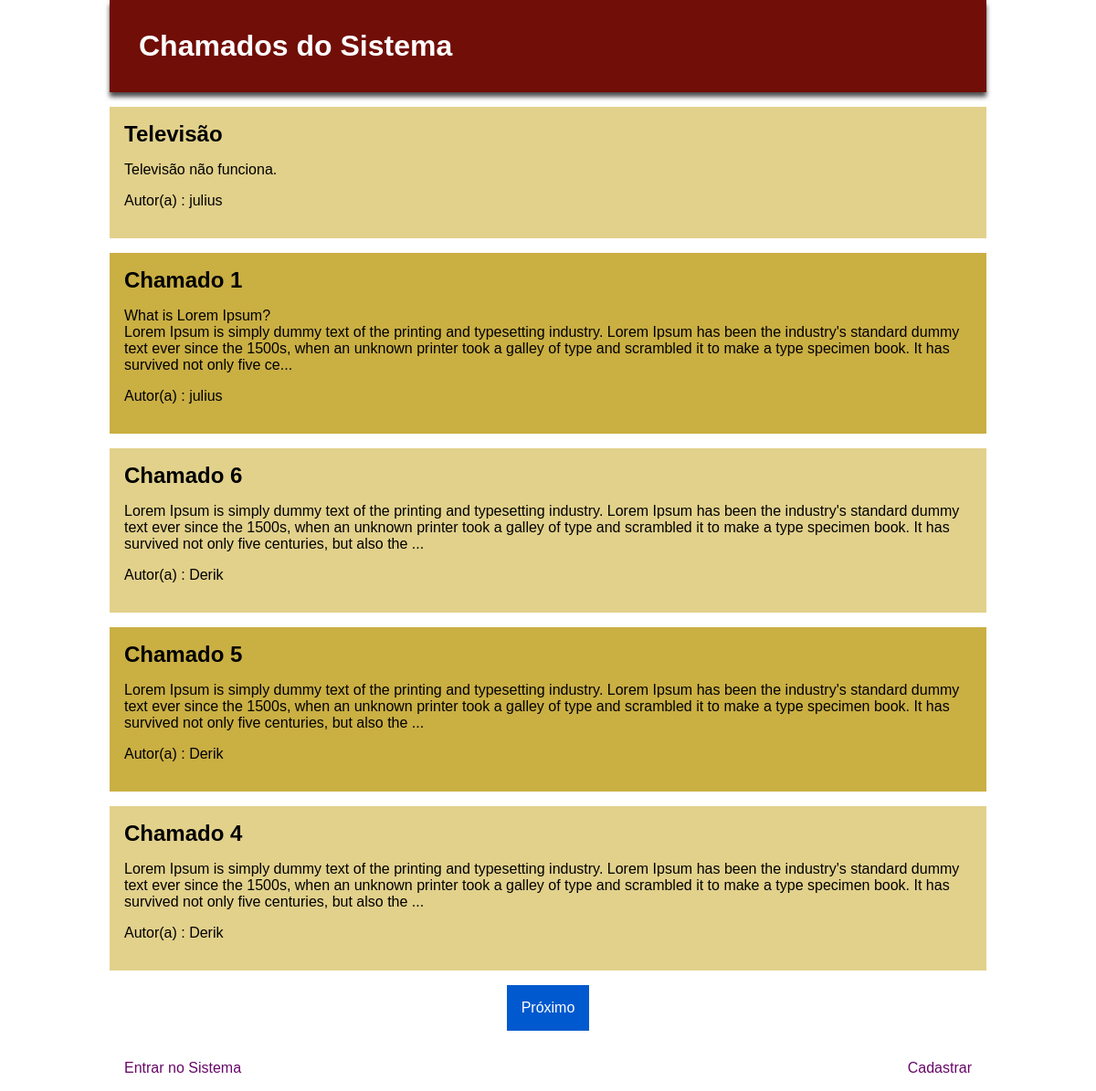
Screenshot of /gerenciador_de_chamados/index.php with the database file from the repository.
### tables this page shows
CREATE TABLE `tbchamado` (
  `id` int(11) NOT NULL,
  `titulo` varchar(150) NOT NULL,
  `texto` text DEFAULT NULL,
  `dt_cadastro` date NOT NULL,
  `dt_previsao_conclusao` date DEFAULT NULL,
  `dt_conclusao` date DEFAULT NULL,
  `status` varchar(5) NOT NULL,
  `categoria_id` int(11) NOT NULL,
  `usuario_id` int(11) NOT NULL
);

CREATE TABLE `tbusuario` (
  `id` int(11) NOT NULL,
  `login` varchar(50) NOT NULL,
  `senha` varchar(100) NOT NULL,
  `nome` varchar(50) NOT NULL,
  `perfil` varchar(5) NOT NULL
);

### gerenciador_de_chamados/util/funcao.php (called while the page is built, shortened)
<?php
function cutString($texto, $makeCut = 300){
  $tamString = strlen($texto);
  if($tamString <= $makeCut){
    return $texto;
  }
  $cutText = substr($texto, 0 ,$makeCut);
  return $cutText . "...";
}

### gerenciador_de_chamados/index.php (the view, shortened to what this page needs)
<?php
require_once "util/config.php";
require_once $basePath . "/projetos/gerenciador_de_chamados/db/conexao.php";
?>
<!DOCTYPE html>
<html lang="en">
<head>
    <link rel="stylesheet" href="CSS/style.css">
</head>
<body>
    <div class="container">
        <h1>
            Chamados do Sistema
        </h1>
       <?php
     $paginaAtual = isset($_GET["pag"]) && is_numeric($_GET["pag"]) ? $_GET["pag"] : 1;
     $tamanhoPagina = 5;
     $inicioBusca = $tamanhoPagina * $paginaAtual - $tamanhoPagina;
     $sql = "SELECT titulo, texto, nome FROM tbchamado c INNER JOIN tbusuario u ON c.usuario_id = u.id
     WHERE c.status IN ('OPEN', 'ANS')
     ORDER BY c.dt_cadastro, c.id DESC
     LIMIT ".$inicioBusca. " , " . $tamanhoPagina;
    $sqlTotalRegistros = "SELECT count(c.id) totalDeChamados FROM tbchamado c INNER JOIN tbusuario u ON c.usuario_id = u.id
            WHERE c.status IN ('OPEN', 'ANS')";
    $sqlSetTotalChamado = mysqli_query($conn, $sqlTotalRegistros);
    $totalChamados = mysqli_fetch_assoc($sqlSetTotalChamado);
    $total =   $totalChamados ["totalDeChamados"];
    $temProximaPagina = false;
    if($total > ($inicioBusca + $tamanhoPagina)){
        $temProximaPagina = true;
    }
       $resultSetChamado = mysqli_query($conn, $sql);
       if(mysqli_num_rows($resultSetChamado)>0){
        while($chamado = mysqli_fetch_assoc($resultSetChamado)){
       ?>
        <div class="chamado">
            <h2><?=$chamado["titulo"] ?></h2>
            <?=nl2br(cutString( $chamado["texto"],300)) ?>
            <p>
                Autor(a) : <?=$chamado["nome"]?>
            </p>
        </div>
        <?php        }
        ?>
         <div id="paginacao">
            <?php if($temProximaPagina){?>
            <a href="?pag=<?=($paginaAtual + 1)?>">Próximo</a>
            <?php } ?>
        </div>
        <?php
                  } ?>
        <div id="rodape">
            <a href="entrar.php">Entrar no Sistema</a>
            <a href="cadastrar.php">Cadastrar</a>
        </div>
    </div>
</body>
</html>

### gerenciador_de_chamados/CSS/style.css (style rules this page uses)
body { margin:0; font-family:'Lucida Sans', 'Lucida Sans Regular', 'Lucida Grande', 'Lucida Sans Unicode', Geneva, Verdana, sans-serif; }
.container { width:960px; margin:auto; display: flex; flex-direction: column; flex-wrap: wrap; gap:1rem; }
.container > h1 { margin:0; background-color: rgb(112,14,7); color:#FFF; padding: 2rem; box-shadow: 0px 5px 5px rgba(0 ,0,0,0.7); }
.chamado { padding:1rem; }
.chamado:nth-child(even) { background-color:rgb(226,209,139); }
.chamado:nth-child(odd) { background-color:rgb(202,175,67); }
.container > div > h2 { margin: 0 0 1rem; }
#rodape { display:flex; justify-content: space-between; }
#paginacao { display:flex; justify-content: center; }
#rodape a { padding: 1rem; text-decoration: none; color:rgb(104,6,104); }

### gerenciador_de_chamados/index.php (style rules this page uses)
#paginacao { display:flex; justify-content: center; }
#paginacao a { padding: 1rem; text-decoration: none; margin:0 0.5rem; background-color: rgb(0, 89, 206); color:#FFF; }

### rows the page displays
tbchamado: titulo "Televisão", texto "Televisão não funciona.", usuario.nome "julius"
tbchamado: titulo "Chamado 1", texto "What is Lorem Ipsum? Lorem Ipsum is simply dummy text of the printing and typesetting industry. Lorem Ipsum has been the industry's standard dummy text ever since the 1500s, when an unknown printer took a galley of type and scrambled it to make a type specimen book. It has survived not only five ce...", usuario.nome "julius"
tbchamado: titulo "Chamado 6", texto "Lorem Ipsum is simply dummy text of the printing and typesetting industry. Lorem Ipsum has been the industry's standard dummy text ever since the 1500s, when an unknown printer took a galley of type and scrambled it to make a type specimen book. It has survived not only five centuries, but also the ...", usuario.nome "Derik"
tbchamado: titulo "Chamado 5", texto "Lorem Ipsum is simply dummy text of the printing and typesetting industry. Lorem Ipsum has been the industry's standard dummy text ever since the 1500s, when an unknown printer took a galley of type and scrambled it to make a type specimen book. It has survived not only five centuries, but also the ...", usuario.nome "Derik"
tbchamado: titulo "Chamado 4", texto "Lorem Ipsum is simply dummy text of the printing and typesetting industry. Lorem Ipsum has been the industry's standard dummy text ever since the 1500s, when an unknown printer took a galley of type and scrambled it to make a type specimen book. It has survived not only five centuries, but also the ...", usuario.nome "Derik"
